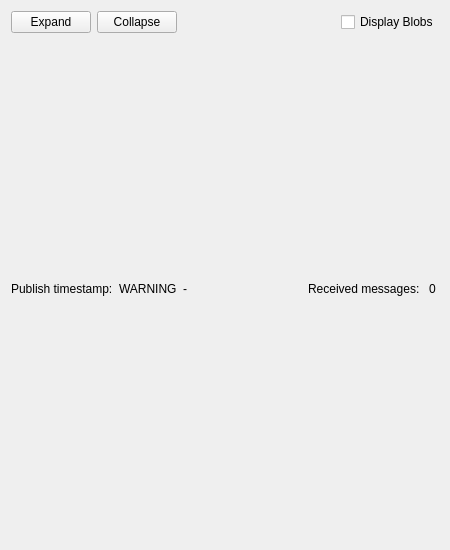
<?xml version="1.0" encoding="UTF-8"?>
<ui version="4.0">
 <class>PluginWidget</class>
 <widget class="QWidget" name="PluginWidget">
  <property name="geometry">
   <rect>
    <x>0</x>
    <y>0</y>
    <width>450</width>
    <height>550</height>
   </rect>
  </property>
  <property name="windowTitle">
   <string>GroupWidget</string>
  </property>
  <layout class="QVBoxLayout" name="verticalLayout">
   <item>
    <layout class="QHBoxLayout" name="button_layout">
     <item>
      <widget class="QPushButton" name="expand_button">
       <property name="minimumSize">
        <size>
         <width>10</width>
         <height>0</height>
        </size>
       </property>
       <property name="text">
        <string>Expand</string>
       </property>
       <property name="icon">
        <iconset>
         <normalon>:/ecalicons/EXPAND</normalon>
        </iconset>
       </property>
      </widget>
     </item>
     <item>
      <widget class="QPushButton" name="collapse_button">
       <property name="minimumSize">
        <size>
         <width>10</width>
         <height>0</height>
        </size>
       </property>
       <property name="text">
        <string>Collapse</string>
       </property>
       <property name="icon">
        <iconset resource="../../../../iconset/ecalicons.qrc">
         <normaloff>:/ecalicons/COLLAPSE</normaloff>:/ecalicons/COLLAPSE</iconset>
       </property>
      </widget>
     </item>
     <item>
      <spacer name="button_spacer">
       <property name="orientation">
        <enum>Qt::Horizontal</enum>
       </property>
       <property name="sizeHint" stdset="0">
        <size>
         <width>0</width>
         <height>0</height>
        </size>
       </property>
      </spacer>
     </item>
     <item>
      <widget class="QCheckBox" name="display_blobs_checkbox">
       <property name="text">
        <string>Display Blobs</string>
       </property>
      </widget>
     </item>
    </layout>
   </item>
   <item>
    <layout class="QHBoxLayout" name="content_layout"/>
   </item>
   <item>
    <layout class="QHBoxLayout" name="horizontalLayout">
     <item>
      <widget class="QLabel" name="publish_timestamp_description_label">
       <property name="minimumSize">
        <size>
         <width>10</width>
         <height>0</height>
        </size>
       </property>
       <property name="text">
        <string>Publish timestamp:</string>
       </property>
      </widget>
     </item>
     <item>
      <widget class="QLabel" name="publish_timestamp_warning_label">
       <property name="text">
        <string>WARNING</string>
       </property>
      </widget>
     </item>
     <item>
      <widget class="QLabel" name="publish_timestamp_label">
       <property name="minimumSize">
        <size>
         <width>10</width>
         <height>0</height>
        </size>
       </property>
       <property name="text">
        <string>-</string>
       </property>
      </widget>
     </item>
     <item>
      <spacer name="horizontalSpacer">
       <property name="orientation">
        <enum>Qt::Horizontal</enum>
       </property>
       <property name="sizeHint" stdset="0">
        <size>
         <width>0</width>
         <height>0</height>
        </size>
       </property>
      </spacer>
     </item>
     <item>
      <widget class="QLabel" name="received_messages_label">
       <property name="minimumSize">
        <size>
         <width>10</width>
         <height>0</height>
        </size>
       </property>
       <property name="text">
        <string>Received messages: </string>
       </property>
      </widget>
     </item>
     <item>
      <widget class="QLabel" name="received_message_counter_label">
       <property name="minimumSize">
        <size>
         <width>10</width>
         <height>0</height>
        </size>
       </property>
       <property name="text">
        <string>0</string>
       </property>
      </widget>
     </item>
    </layout>
   </item>
  </layout>
 </widget>
 <resources>
  <include location="../../../../iconset/ecalicons.qrc"/>
 </resources>
 <connections/>
</ui>
